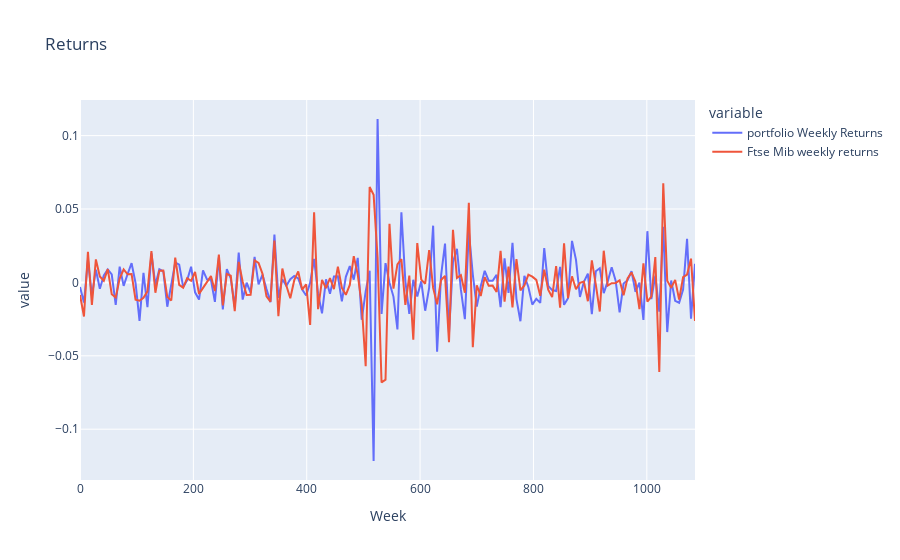

The notebook cell this image was saved under:
### Code cell
fig = px.line(final_dataframe, x="Week", y=["portfolio Weekly Returns", "Ftse Mib weekly returns"],
              title='Returns')
fig.show()

### Figure 1 — Plotly figure (JSON) as saved in the notebook; plotly's stock layout.template omitted (floating-point values rounded to 4 significant figures; data arrays with more than 128 entries replaced by an {"elided": "..."} marker saying what was removed)
{"data": [{"hovertemplate": "variable=portfolio Weekly Returns<br>Week=%{x}<br>value=%{y}<extra></extra>", "legendgroup": "portfolio Weekly Returns", "line": {"color": "#636efa", "dash": "solid"}, "marker": {"symbol": "circle"}, "mode": "lines", "name": "portfolio Weekly Returns", "orientation": "v", "showlegend": true, "type": "scatter", "x": {"elided": "156 int values"}, "xaxis": "x", "y": {"elided": "156 float values"}, "yaxis": "y"}, {"hovertemplate": "variable=Ftse Mib weekly returns<br>Week=%{x}<br>value=%{y}<extra></extra>", "legendgroup": "Ftse Mib weekly returns", "line": {"color": "#EF553B", "dash": "solid"}, "marker": {"symbol": "circle"}, "mode": "lines", "name": "Ftse Mib weekly returns", "orientation": "v", "showlegend": true, "type": "scatter", "x": {"elided": "156 int values"}, "xaxis": "x", "y": {"elided": "156 float values"}, "yaxis": "y"}], "layout": {"legend": {"title": {"text": "variable"}, "tracegroupgap": 0}, "title": {"text": "Returns"}, "xaxis": {"anchor": "y", "domain": [0, 1], "title": {"text": "Week"}}, "yaxis": {"anchor": "x", "domain": [0, 1], "title": {"text": "value"}}}}
